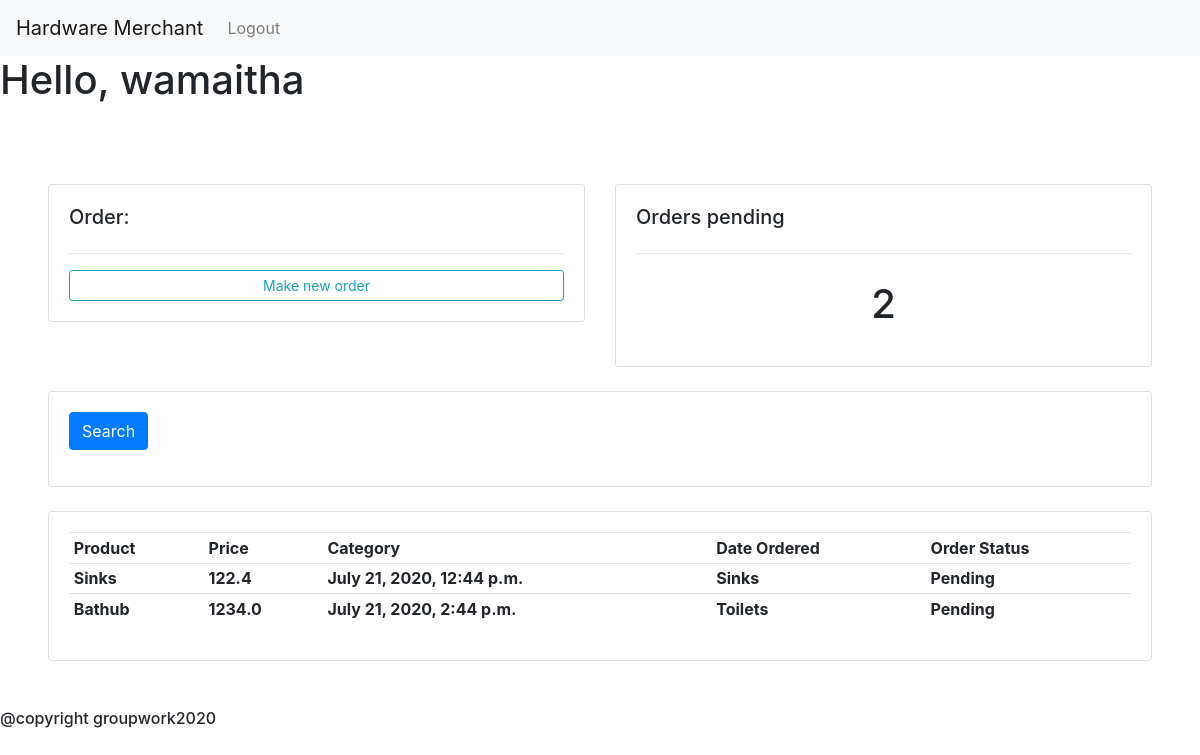
Before: /customer/Wamzy/ (signed in) with the older database file.
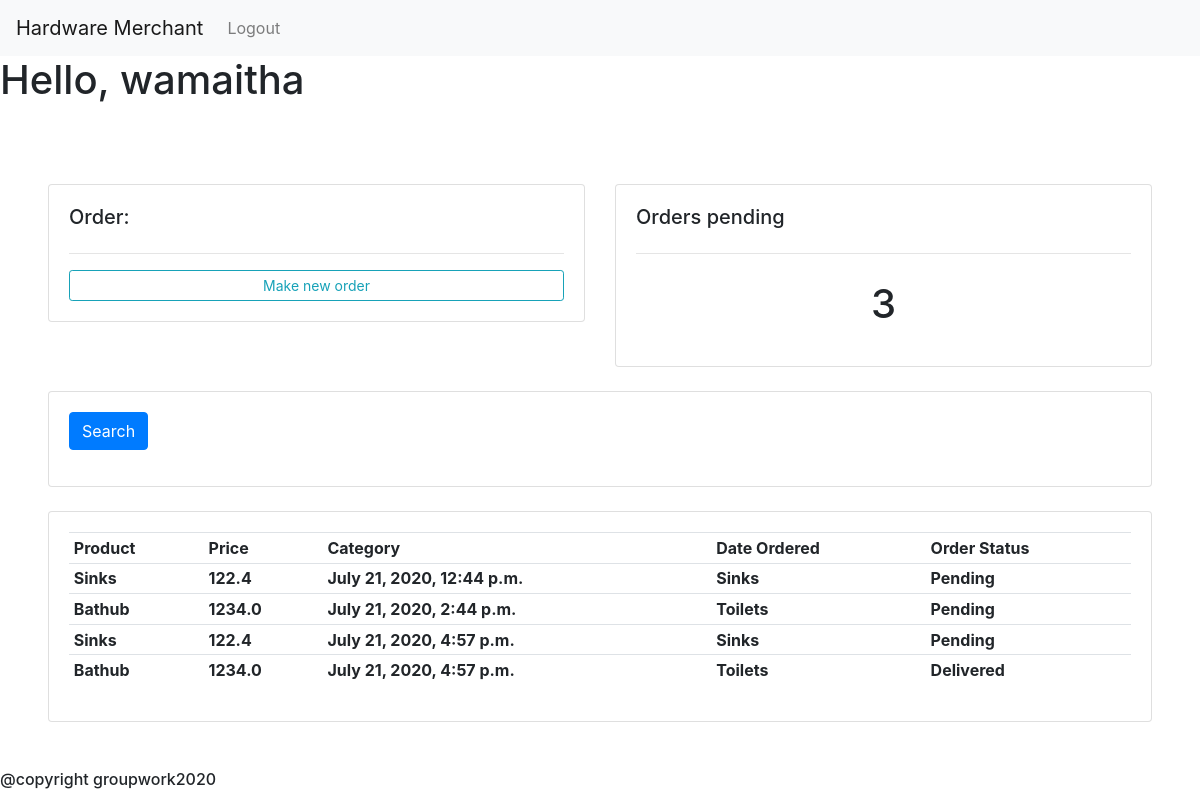
After: the same page with the newer database file.
### main/models.py (models this page shows, shortened)
class Order(models.Model):
    STATUS =(
                ('Pending', 'Pending'),
                ('Cancelled', 'Cancelled'),
                ('Delivered', 'Delivered'),
            )
    customer = models.ForeignKey(Customer, null=True, on_delete = models.SET_NULL)
    product =models.ForeignKey(Product, null=True, on_delete = models.SET_NULL)
    status =models.CharField(max_length=200, null=True, choices=STATUS)
    date_created=models.DateTimeField(auto_now_add=True,  null=True)

class Product(models.Model):
    CATEGORY = (
                    ('Sinks', 'Sinks'),
                    ('Pipes', 'Pipes'),
                    ('Toilets', 'Toilets'),
                )
    name=models.CharField(max_length=200, null=True)
    price=models.FloatField(max_length=200, null=True)
    category=models.CharField(max_length=200, null=True,choices=CATEGORY)
    description=models.CharField(max_length=200, null=True, blank=True)
    date_created=models.DateTimeField(auto_now_add=True,  null=True)
    image_url = models.CharField(max_length=200, null=True,default='https://upload.wikimedia.org/wikipedia/commons/8/89/Portrait_Placeholder.png' )
    stock_number = models.IntegerField(null=True, default=0)

### main/views.py (the view)
# urls.py: path("customer/<slug:username>/", views.customer, name='user'),
@login_required(login_url='main:login')
def customer(request, username):
    username = Customer.objects.get(name=username)
    orders = username.order_set.all()
    orders_pending = orders.filter(status='Pending').count()
    context = {
        'username': username,
        'orders': orders,
        'orders_pending': orders_pending
    }
    return render(request, 'main/orders.html', context)

### main/models.py (called while the page is built)
    def __str__(self):
        return self.name

### main/templates/main/orders.html
{% extends 'main/base.html' %}
{% block content%}
	<br>
<div style="margin: 1%; padding: 3%">
<div class="row" >
	<div class="col-md">
		<div class="card card-body">
			<h5>Order:</h5>
			<hr>
			<a class="btn btn-outline-info  btn-sm btn-block" href="{% url 'main:createorder' username %}">Make new order</a>
		</div>
	</div>
	<div class="col-md">
		<div class="card card-body">
			<h5>Orders pending</h5>
			<hr>
			<h1 style="text-align: center;padding: 10px">{{ orders_pending }}</h1>
		</div>
	</div>
</div>
<br>
<div class="row">
	<div class="col">
		<div class="card card-body">
			<form method="get">
		    <button class="btn btn-primary" type="submit">Search</button>
		  </form>
		</div>
	</div>
</div>
<br>
      <div class="row">
        <div class="col-md">
            <div class="card card-body">
                <table class="table table-sm">
                    <tr>
                        <th>Product</th>
                        <th>Price</th>
                        <th>Category</th>
                        <th>Date Ordered</th>
                        <th>Order Status</th>
                    </tr>
                      {% for order in orders %}
                    <tr>
                        <th>  {{order.product.name}}</th>
                        <th>  {{order.product.price}}</th>
                        <th>  {{order.date_created}}</th>
                        <th>  {{order.product.category}}</th>
                        <th>  {{order.status}}</th>
                    </tr>
                    {% endfor %}
                </table>
            </div>
        </div>
    </div>
</div>
{% endblock %}

Changed rows visible on the page:
added Order: product.name "Sinks", product.price "122.4", date_created "July 21, 2020, 4:57 p.m.", product.category "Sinks", status "Pending"
added Order: product.name "Bathub", product.price "1234.0", date_created "July 21, 2020, 4:57 p.m.", product.category "Toilets", status "Delivered"
Other visible differences:
{{ orders_pending }}: "2" → "3"
